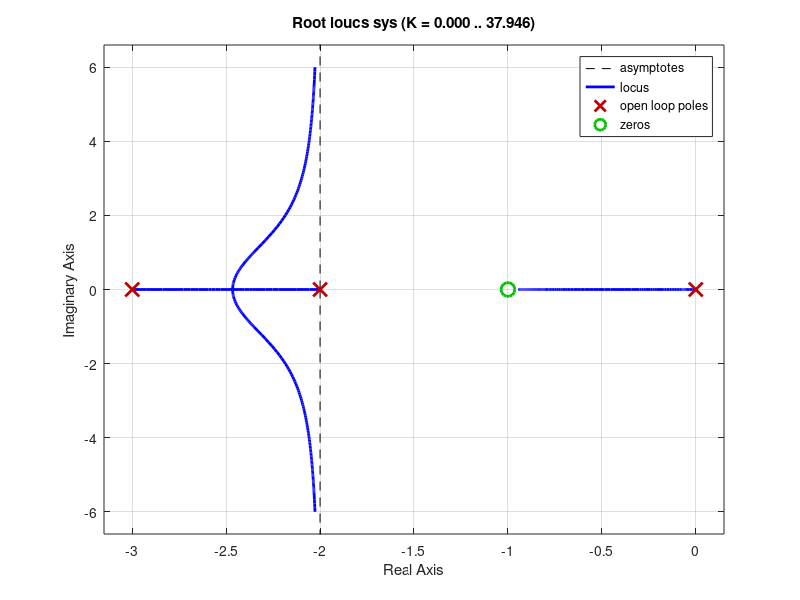
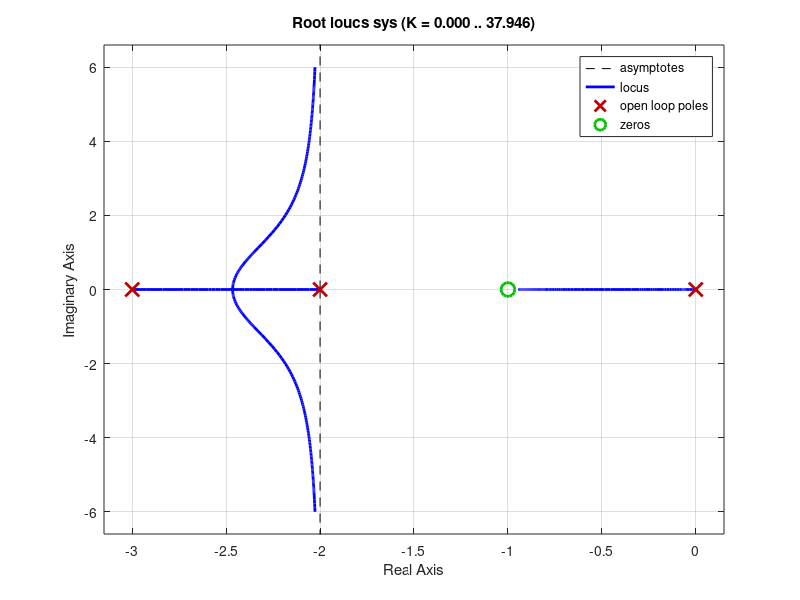

These charts were generated, in order, by the following MATLAB code: (Note: this script raises an error after producing the figures.)
close all; clc; clear;
%% gera a função transferência 
p = [1 1]; q = [1 5 6 0];

sys = tf(p,q)

%% gera o lugar geométrico das raízes (os polos buscam os zeros no 
% infinito)
figure(1)
rlocus(sys);
% o → zeros
% x → polos

% Linhas coloridas são os deslocamento das raízes (polos) conforme a
% variação do ganho k
% Quando as raízes se encontram (k = 0.419), é criticamente amortecido

% P/ polos:
% Duas raízes Subamortecido
% Raízes iguais Sem amortecimento
% Sem raízes 

%% gera os vetores das posições das raízes associadas
[r, K] =  rlocus(sys);

%% localizar graficamente um ponto no LGR
disp("-------------------------------------------------------------")
figure(2)
rlocus(sys);
rlocfind(sys) % aparece a cruz que mostra onde o polos estão localizados
              % para aquele valor, resposta no prompt

%% Gera os ganhos/resíduos (r) de frações parciais associados com cada polo
% polo (p)
disp("-------------------------------------------------------------")
K = 20.5775; num = K * [1 4 3]; den = [1 5 6+K K 0];
[r, p, K] = residue(num, den) % Usado para expansão em frações parciais
sys = tf(num, den)

figure(3)
step(sys)

%% Sensibilidade das raízes para uma mudança de 5% de K
k = 20.5775; den = [1 5 6+K K]; r1 = roots(den);
dK = 1.0289;
Km = K + dK; denm = [1 5 6+Km Km]; r2 = roots(denm);
dr = r1 - r2;
S = dr / (dK / K);


